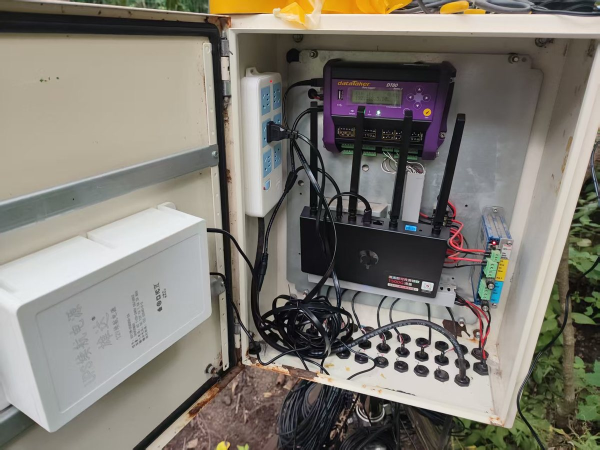
#> input picture images/_原图/install-3.jpg, 1200 x 900 px, found by its file name (shown at 1/2 size)
$ python '准备图片.py'
#> lines starting #> are read from the running program, lines starting #| are printed output that depends on the picture
# -*- coding: utf-8 -*-
"""
把原始图片处理成适合上网的尺寸，输出到 ../images/

输入：桌面上的原始图片（路径见 SRC）
输出：images/ 下的压缩版本

照片原图 4032x3024 / 6.6 MB 直接上网太大，会拖慢加载；
这里统一压到长边 1200 px、quality 82，logo 与二维码保持清晰但缩到合理尺寸。
"""

from pathlib import Path
from PIL import Image

DESKTOP = Path(r"C:\Users\18256\Desktop")
OUT = Path(__file__).resolve().parent.parent / "images"
OUT.mkdir(exist_ok=True)

# (源文件, 目标文件, 长边上限, 质量)  —— PNG 的 quality 参数忽略
#
# 图集 install-1..4 的编排原则：**四张各讲一件事，不重复**
#   1 树上的整体安装（径向变化仪 + 液流探头同株）
#   2 隔热层下缘仰拍 —— 通风缝隙的细节，配合"下部有意不封死"那条方法学说明
#   3 机箱内部：可直接插卡的蒲公英路由器
#   4 机箱内部：无插卡功能的数采 + 加装 4G 工业路由器
#
# 2026-07-31 分两次调整到位：先把原来的 3、4 号（都是树干上的探头，与 1、2 号
# 重复）换成机箱照；随后发现 1、2 号仍是同类的传感器照，于是把 2 号也换掉，
# 改用仰拍通风缝隙那张（原 4 号图，留档在 _版本备份/v12.../install-4_旧.jpg）。
JOBS = [
    ("0eec8fbe20cac2782bc53d1a9fc8aaaf.jpg", "station.jpg",             1400, 84),
    ("71ae6b754cedf0b36245376bacf4f884.jpg", "sensor-installation.jpg",  900, 84),
    ("e798379a20ef4c332ef9216da6e10d00.jpg", "logo-bfers.png",           320, 95),
    ("bb5cbd4c-7c82-4935-b8bd-c13be221cde5.png", "logo-cas.png",         300, 95),
    ("2a6eca95-b53d-495a-9f25-e9e55b6a09bd.png", "logo-ibcas.png",       300, 95),
    ("aeed3d82-9504-4af9-8200-25ce0f14c9f7.png", "logo-cern.png",        300, 95),
    ("d57012c7ab25b4b636ad33947a8c471b.jpg", "wechat-qr.png",            420, 95),

    # 机箱内部（横构图，与前两张竖构图的传感器照并列）
    ("4906479cbd53bc49f82ecf3fcca114b1.jpg", "install-3.jpg",           1200, 84),
    ("0559b5ae23b341801f981a7a2bc4fcdd.jpg", "install-4.jpg",           1200, 84),
]

# 图集缩略图：主图之外还要一份小的，供右侧缩略栏与主图模糊背板使用
THUMBS = [("install-3.jpg", "install-3-thumb.jpg"),
          ("install-4.jpg", "install-4-thumb.jpg")]

for src_name, dst_name, maxside, q in JOBS:
    src = DESKTOP / src_name
    if not src.exists():
        print("  !! 缺失: %s" % src)
        continue

    im = Image.open(src)
    w0, h0 = im.size

    # 等比缩放到长边不超过 maxside
    scale = min(1.0, maxside / max(w0, h0))
    if scale < 1.0:
        im = im.resize((round(w0 * scale), round(h0 * scale)), Image.LANCZOS)

    dst = OUT / dst_name
    if dst_name.lower().endswith(".png"):
        im = im.convert("RGBA") if im.mode in ("RGBA", "LA", "P") else im.convert("RGB")
        im.save(dst, "PNG", optimize=True)
    else:
        im.convert("RGB").save(dst, "JPEG", quality=q, optimize=True, progressive=True)

    print("  %-26s %5dx%-5d %6.0f KB  ->  %-24s %4dx%-5d %6.0f KB"
          % (src_name[:24], w0, h0, src.stat().st_size / 1024,
             dst_name, im.size[0], im.size[1], dst.stat().st_size / 1024))
#> pass 2 of the loop `for src_name, dst_name, maxside, q in JOBS:`:

for src_name, dst_name in THUMBS:
    src = OUT / src_name
    if not src.exists():
        print("  !! 缺失（先生成主图）: %s" % src)
        continue
    im = Image.open(src)
#> im is the input picture: PIL image 1200x900 RGB; mean R, G, B 127.4, 123.3, 114.8
    w0, h0 = im.size
#> w0 = 1200; h0 = 900
    scale = min(1.0, 460 / max(w0, h0))
#> scale = 0.383
    if scale < 1.0:
        im = im.resize((round(w0 * scale), round(h0 * scale)), Image.LANCZOS)
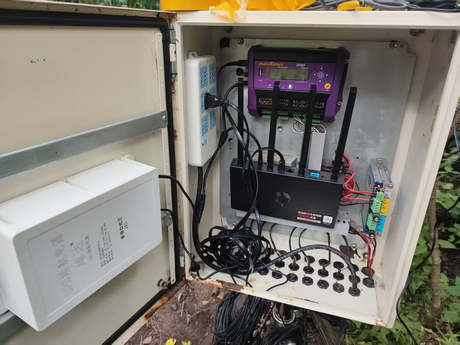
#> im: PIL image 460x345 RGB; mean R, G, B 127.4, 123.3, 114.8
    dst = OUT / dst_name
    im.convert("RGB").save(dst, "JPEG", quality=82, optimize=True, progressive=True)
    print("  %-26s %5dx%-5d          ->  %-24s %4dx%-5d %6.0f KB"
          % (src_name[:24], w0, h0, dst_name, im.size[0], im.size[1],
             dst.stat().st_size / 1024))
#|   install-3.jpg               1200x900            ->  install-3-thumb.jpg       460x345       35 KB
#> pass 2 of the loop `for src_name, dst_name in THUMBS:`:
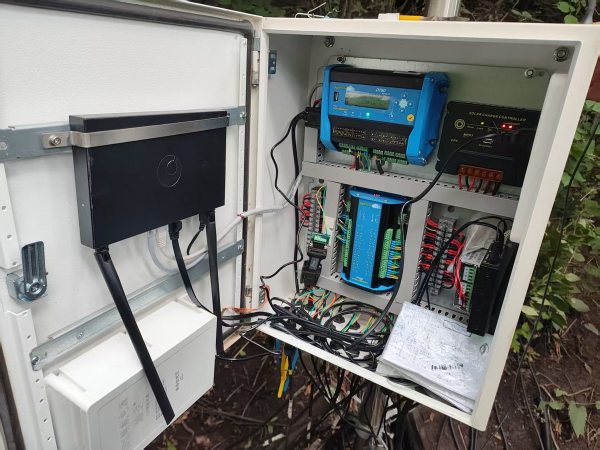
#> input picture images/_原图/install-4.jpg, 1200 x 900 px, found by its file name (shown at 1/2 size)
#> im is the input picture: PIL image 1200x900 RGB; mean R, G, B 121.3, 122.6, 119.7
#> `im = im.resize((round(w0 * scale), round(h0 * scale)), Image.LANCZOS)`:
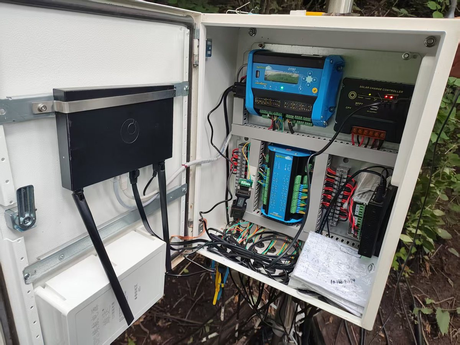
#> im: PIL image 460x345 RGB; mean R, G, B 121.3, 122.6, 119.7
#|   install-4.jpg               1200x900            ->  install-4-thumb.jpg       460x345       40 KB

print("\n输出目录: %s" % OUT)
